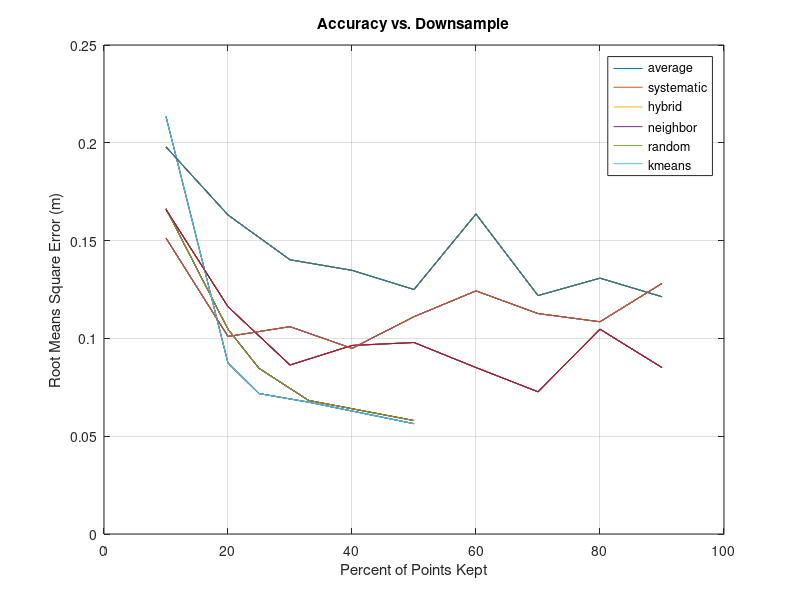

MATLAB code for this plot:
% The Script that Makes all the Error Plots
% the data below is all from training_hp.xlsx

clc, clearvars, close all

%%%%%% EXACT
exact.time = 92.06;


%%%%%% AVERAGE DOWNSAMPLE
average.dsample = [50, 33, 25, 20, 10];
average.RMSE = [0.0580, 0.0683, 0.0847, 0.1047, 0.1663];
average.MAE = [0.0355, 0.0412, 0.0460, 0.0531, 0.0953];
average.rawtime = [44.53, 28.54, 22.69, 18.71, 10.74]; 
average.tiletime = [0.128, 0.093, 0.075, 0.063, 0.044];


%%%%%% HYBRID DOWNSAMPLE
hybrid.dsample = [90, 80, 70, 60, 50, 40, 30, 20, 10];
hybrid.RMSE = [0.0851, 0.1047, 0.0727, 0.0851, 0.0979, 0.0964, 0.0864, 0.1162, 0.1659];
hybrid.MAE = [0.0522, 0.0595, 0.0436, 0.0509, 0.0576, 0.0586, 0.0526, 0.0676, 0.1009];
hybrid.rawtime = [110.15, 89.53, 73.28, 65.94, 54.77, 43.44, 30.46, 20.50, 10.83]; 
hybrid.tiletime = [0.372, 0.309, 0.245, 0.227, 0.202, 0.161, 0.110, 0.083, 0.056];


%%%%%% KMEANS DOWNSAMPLE
kmeans.dsample = [90:-10:10];
kmeans.RMSE = [0.1281, 0.1085,0.1127,0.1243,0.1111,0.0949,0.1060,0.1010,0.1513];
kmeans.MAE = [0.0729,0.0619,0.0632,0.0709,0.0635,0.0565,0.0624,0.0626,0.0939];
kmeans.rawtime = [150.76,125.29,103.57,82.77,67.30,49.68,35.69,21.34,10.29]; 
kmeans.tiletime = [0.857,0.712,0.606,0.473,0.391,0.305,0.215,0.133,0.074];


%%%%%% NEIGHBOR DOWNSAMPLE
neighbor.dsample = [90:-10:10];
neighbor.RMSE = [0.1213,0.1308,0.1219,0.1636,0.1250,0.1348,0.1402,0.1631,0.1979];
neighbor.MAE = [0.0723,0.0814,0.0749,0.0919,0.0728,0.0828,0.0917,0.1094,0.1376];
neighbor.rawtime = [158.00,119.32,97.72,72.81,56.88,39.44,27.93,17.03,9.90]; 
neighbor.tiletime = [0.836,0.645,0.534,0.394,0.320,0.219,0.154,0.101,0.061];


%%%%%% SYSTEMATIC DOWNSAMPLE
systematic.dsample = [50, 33, 25, 20, 10];
systematic.RMSE = [0.0564,0.0674,0.0718,0.0874,0.2134];
systematic.MAE = [0.0362,0.0393,0.0422,0.0512,0.1034];
systematic.rawtime = [43.43,30.45,23.47,19.18,11.16]; 
systematic.tiletime = [0.128,0.093,0.075,0.063,0.044];


%%%%%% RANDOM DOWNSAMPLE
random.dsample = [];
random.RMSE = [];
random.MAE = [];
random.rawtime = []; 
random.tiletime = [];



% mega data
mega.average = average;
mega.exact = exact;
mega.hybrid = hybrid;
mega.kmeans = kmeans;
mega.neighbor = neighbor;
mega.random = random;
mega.systematic = systematic;

disp('results loaded')


%% PLOTS


% Accuracy vs. Time
figure()



% Accuracy vs. Downsample
figure()
for i = 1:6
    plot(average.dsample,average.RMSE), hold on
    plot(systematic.dsample,systematic.RMSE)
    plot(hybrid.dsample,hybrid.RMSE)
    plot(neighbor.dsample,neighbor.RMSE)
    plot(random.dsample,random.RMSE)
    plot(kmeans.dsample,kmeans.RMSE)
end

title('Accuracy vs. Downsample')
xlabel('Percent of Points Kept')
ylabel('Root Means Square Error (m)')
grid on
legend('average','systematic','hybrid','neighbor','random','kmeans')

% Time vs. Downsample
figure()